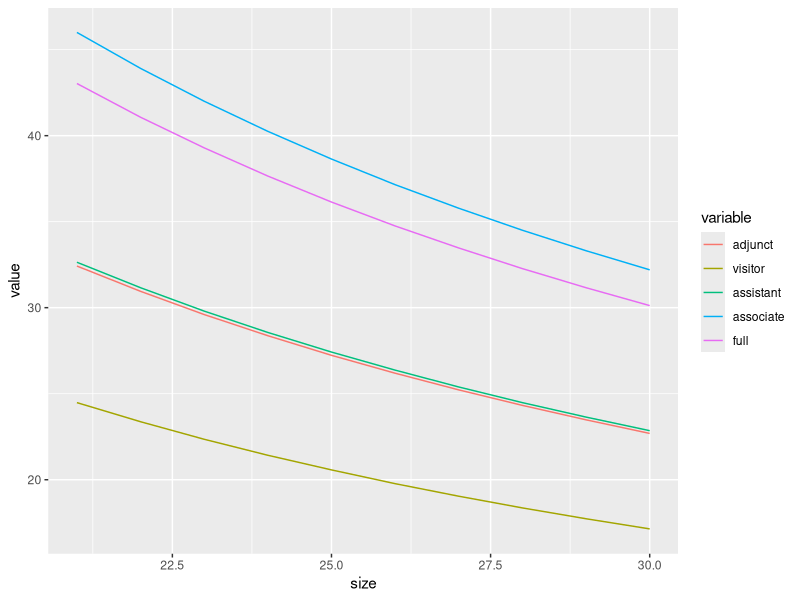
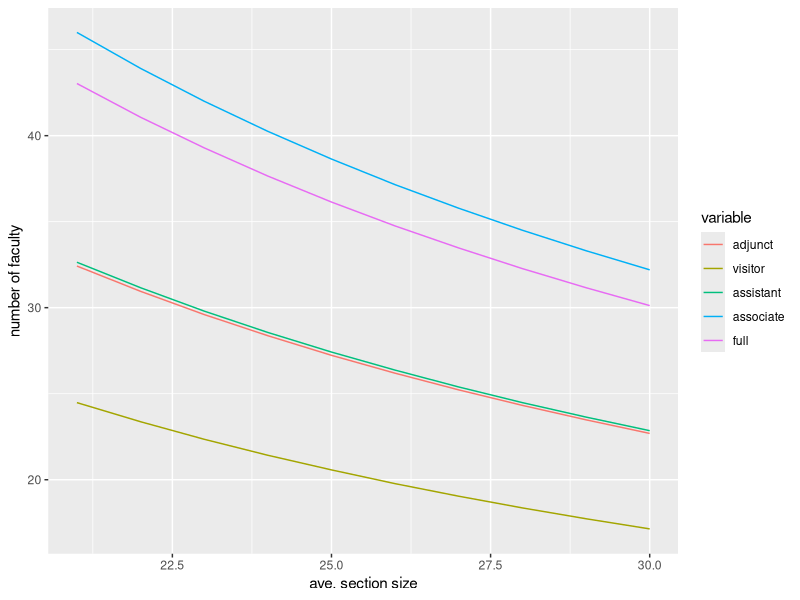
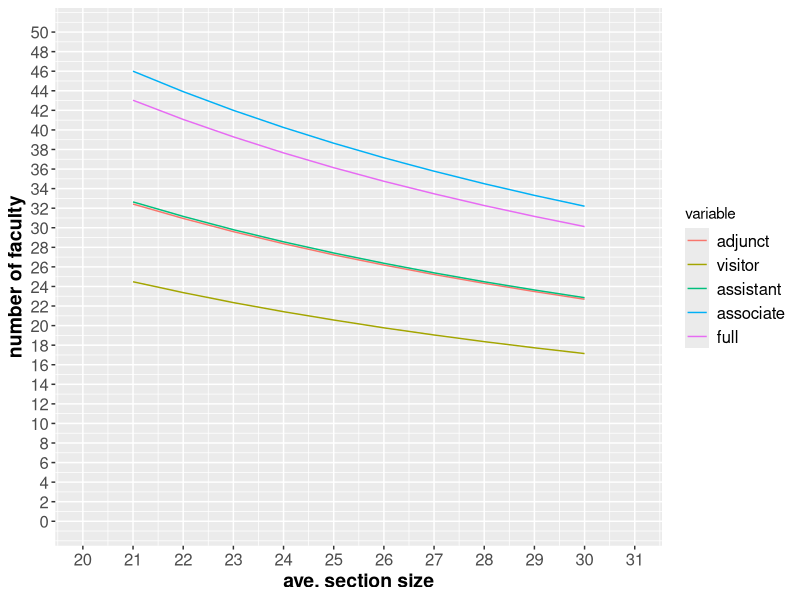

These figures' R source, in order:
library(ggplot2)
library(reshape2)

faculty<-read.csv("fac-delta.csv")
df<-data.frame(faculty)

meltdf<-melt(df,id="size")
g<-ggplot(meltdf,aes(x=size,y=value,xlab="average section size",colour=variable,group=variable)) + geom_line()
gg<-g+xlab("ave. section size")+ylab("number of faculty")
ggg<-gg+coord_cartesian(ylim=c(0,50),xlim=c(20,31))+scale_x_continuous(breaks = round(seq(20,31))) +scale_y_continuous(breaks = round(seq(0,50,2))) + theme(axis.text=element_text(size=12), axis.title=element_text(size=14,face="bold"))+ theme(legend.text=element_text(size=12)) +scale_linetype_discrete(name="Rank")

#ggplot(meltdf,aes(x=size,y=value,colour=variable,group=variable)) + geom_line()
# dev.copy2pdf(file="fac-delta.pdf")
